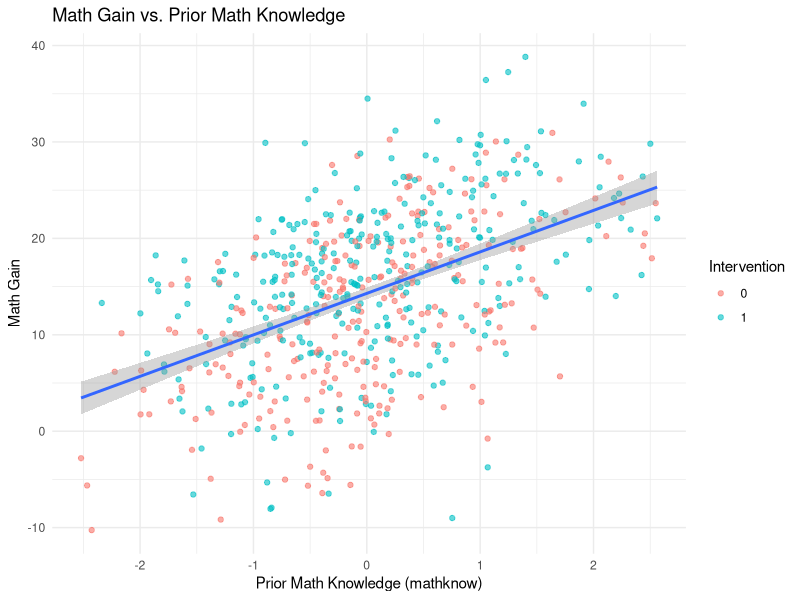
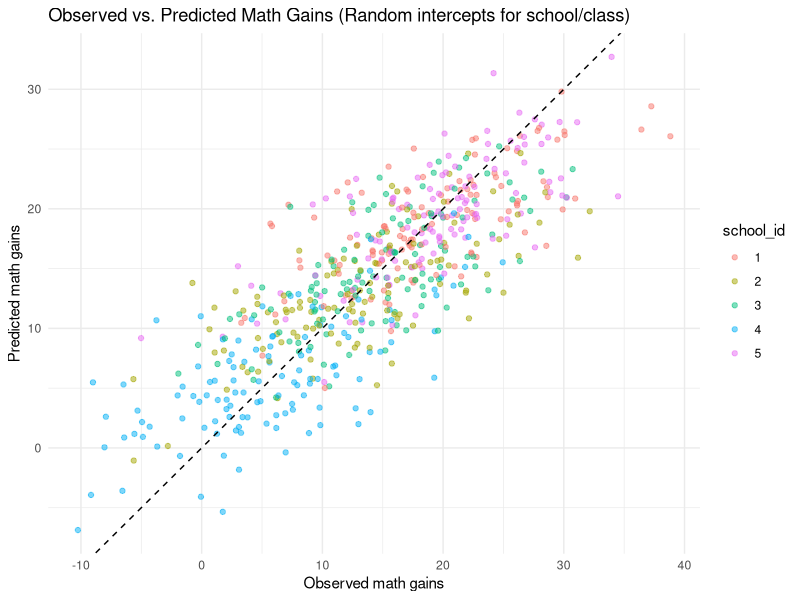

Write the R code that produced these figures, in order.
# Load libraries 
library(tidyverse)    
library(lme4)       
library(lmerTest)
library(dplyr)

# Set seed for reproducibility
set.seed(2024)

# Create required parameters
n_schools <- 5
n_class_per_school <- 8
n_students_per_class <- 15  

# Create multi-level structure
sim_multilevel <- expand.grid(
  school_id = 1:n_schools,
  classroom_id_in_school = 1:n_class_per_school,
  student_in_class = 1:n_students_per_class
)

# Unique classroom id across all schools
sim_multilevel$classroom_id <- with(sim_multilevel, (school_id - 1) * n_class_per_school + classroom_id_in_school)
sim_multilevel$student_id <- 1:nrow(sim_multilevel)

# Simulate student variables
n_total <- nrow(sim_multilevel)
sim_multilevel$sex <- sample(0:1, n_total, replace = TRUE)  # 0: female, 1: male
sim_multilevel$ses <- rnorm(n_total, mean = 0, sd = 1) # Socioeconomic status
sim_multilevel$mathknow <- rnorm(n_total, mean = 0, sd = 1) # Prior math knowledge
sim_multilevel$mathprep <- rnorm(n_total, mean = 2.5, sd = 0.8) # Math preparation

# Assign intervention: about half in each class 
sim_multilevel <- sim_multilevel %>%
  group_by(classroom_id) %>%
  mutate(
    intervention = sample(
      c(rep(0, floor(n()/2)), rep(1, ceiling(n()/2)))
    )
  ) %>%
  ungroup()

# Random effects
school_effect <- rnorm(n_schools, 0, 4)
classroom_effect <- rnorm(n_schools * n_class_per_school, 0, 2)

# Math-gain outcome
sim_multilevel$mathgain <- 10 +
  4 * sim_multilevel$mathknow +
  3 * sim_multilevel$intervention +
  1.5 * sim_multilevel$sex +
  1.2 * sim_multilevel$ses +
  0.8 * sim_multilevel$mathprep +
  school_effect[sim_multilevel$school_id] +
  classroom_effect[sim_multilevel$classroom_id] +
  rnorm(n_total, 0, 5)

# Tidy up vars
# as.factor ensure that the models treat schools/classes as categorical, not numerical.
sim_multilevel$school_id <- as.factor(sim_multilevel$school_id)
sim_multilevel$classroom_id <- as.factor(sim_multilevel$classroom_id)
sim_multilevel$intervention <- as.factor(sim_multilevel$intervention)

# Check that each classroom has nearly equal split
table(sim_multilevel$classroom_id, sim_multilevel$intervention)

# Glimpse data
glimpse(sim_multilevel)
head(sim_multilevel)

# Exploring the data 
# Plot the data
library(ggplot2)

ggplot(sim_multilevel, aes(x = mathknow, y = mathgain)) +
  geom_point(alpha = 0.6, aes(color = intervention)) +
  geom_smooth(method = "lm", se = TRUE) +
  labs(
    title = "Math Gain vs. Prior Math Knowledge",
    x = "Prior Math Knowledge (mathknow)",
    y = "Math Gain",
    color = "Intervention"
  ) +
  theme_minimal()

# Simple linear model 
# Build a simple multi-linear model 
lm_simple <- lm(mathgain ~ mathknow + intervention + sex + ses + mathprep, data = sim_multilevel)
summary(lm_simple)

# Aggregate data at classroom level and run a linear model
# Aggregated classroom level data 
class_data <- sim_multilevel %>%
  group_by(classroom_id) %>%
  summarise(
    mean_gain = mean(mathgain),
    mean_know = mean(mathknow),
    mean_intervention = mean(as.numeric(as.character(intervention))),
    mean_sex = mean(sex),
    mean_ses = mean(ses),
    mean_prep = mean(mathprep)
  )
  
  # Run regression
lm_class <- lm(mean_gain ~ mean_know + mean_intervention + mean_sex + mean_ses + mean_prep, data = class_data)
summary(lm_class)

# Fixed-effects model
# Fixed effects model (classroom as a factor)
lm_fixed <- lm(mathgain ~ mathknow + intervention + sex + ses + mathprep + as.factor(classroom_id), data = sim_multilevel)
summary(lm_fixed)

# Hierarchical model- random intercepts
lmer_class <- lmer(mathgain ~ mathknow + intervention + sex + ses + mathprep + (1 | classroom_id), data = sim_multilevel) #classroom as random intercept
summary(lmer_class)

# Classroom nested in schools
lmer_school_class <- lmer(mathgain ~ mathknow + intervention + sex + ses + mathprep + (1 | school_id/classroom_id), data = sim_multilevel)
summary(lmer_school_class)

# Plot model predictions
# Add model predictions for plotting
sim_multilevel <- sim_multilevel %>%
  mutate(
    pred_lm_simple = predict(lm_simple, newdata = .),
    pred_lmer_class = predict(lmer_class, newdata = .),
    pred_lmer_school_class = predict(lmer_school_class, newdata = .)
  )

# Plot observed vs predicted (Random intercept model)
ggplot(sim_multilevel, aes(x = mathgain, y = pred_lmer_school_class, color = school_id)) +
  geom_point(alpha = 0.5) +
  geom_abline(slope = 1, intercept = 0, linetype = "dashed") +
  labs(
    title = "Observed vs. Predicted Math Gains (Random intercepts for school/class)",
    x = "Observed math gains",
    y = "Predicted math gains"
  ) +
  theme_minimal()

# Comparing model estimates
# Compare model coeffs
library(broom)
# install.packages("broom.mixed") #install once if not already
library(broom.mixed)

#tidy will extract coefficients from all the models we ran earlier!
tidy(lm_simple,conf.int = TRUE)
tidy(lm_fixed, conf.int = TRUE)
tidy(lmer_class, conf.int = TRUE)
tidy(lmer_school_class,conf.int = TRUE)
